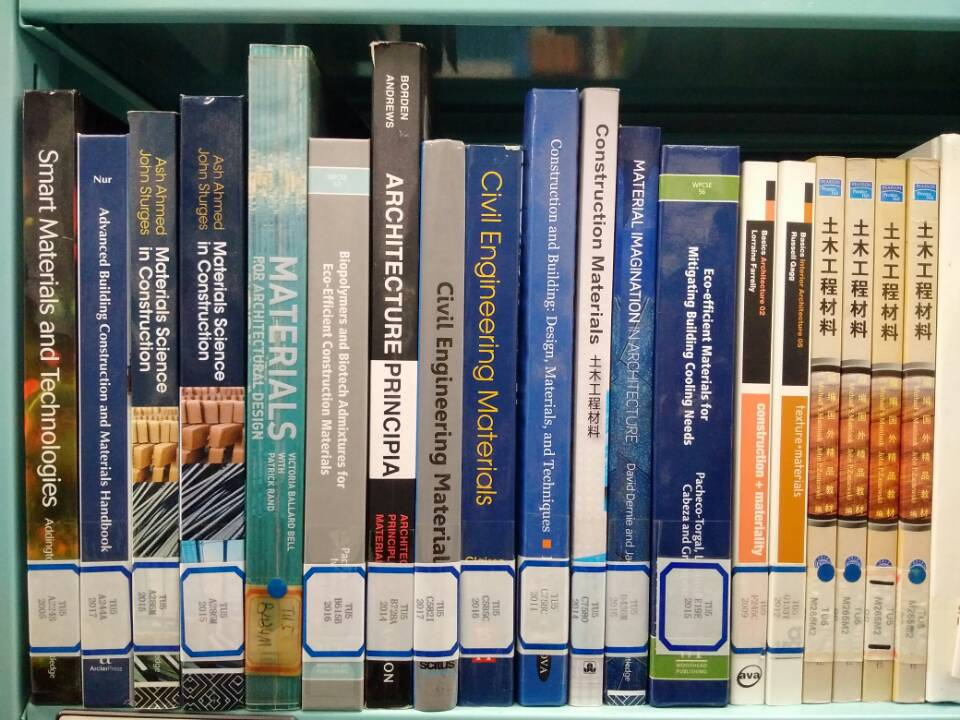
#> input picture image/1.jpg, 960 x 720 px, found by its file name
$ jupyter execute book_seg.ipynb   (older library calls are emulated)
#> lines starting #> are read from the running program, lines starting #| are printed output that depends on the picture; after the words box and inside, x2 and y2 are one past the last pixel; in counts of white or black regions, pixels touching at a corner belong together
## Morphological reconstruction

[cell 1]
import cv2
import numpy as np

def morph_recons(resized_img,width,height):

    kernel = np.ones((8,8),np.uint8)
    erosion = cv2.erode(resized_img,kernel,iterations = 1)

    return erosion

# l0 gradient minimization

[cell 2]
import numpy as np
from scipy.fftpack import fft, ifft, fft2, ifft2, fftshift, ifftshift
import matplotlib.pyplot as plt

import sys
import os
import argparse
from skimage import io
import skimage.data
import skimage.transform
import skimage.color
from PIL import Image
import scipy.misc
import matplotlib

[cell 3]
def get_configuration(filename,add_arguments_func=None):
    lmd=0.02
    beta_max=1.0e5
    beta_rate=2.0
    resized=450

    img = io.imread(filename)

    # resize
    size = resized
    print(f"img.shape:{img.shape}")
    org_h, org_w = img.shape[:2]
    if org_h < org_w:
        w, h = (size, size*org_h/org_w)
    else:
        w, h = (size*org_w/org_h, size)

    w =600
    h = 450
    print(f"{org_w}, {org_h}, {w}, {h}")
    print('{}: {}x{} -> {}x{}'.format(filename, org_w, org_h, w, h))
    img = skimage.transform.resize(img, (int(h), int(w)))

    # access to commonly used arguments
    return img, (lmd, beta_max, beta_rate)

[cell 4]
def clip_img(img):
    return np.clip(img, 0, 1)
def add_noise(img, sigma):
    return  clip_img(img + np.random.randn(*img.shape) * sigma)

[cell 5]
def l0_gradient_minimization_2d(I, lmd, beta_max, beta_rate=2.0, max_iter=30, return_history=False):
    u'''image I can be both 1ch (ndim=2) or D-ch (ndim=D)'''
    S = np.array(I)

    # prepare FFT
    F_I = fft2(S, axes=(0, 1))
    Ny, Nx = S.shape[:2]
    D = S.shape[2] if S.ndim == 3 else 1
    dx, dy = np.zeros((Ny, Nx)), np.zeros((Ny, Nx))
    print(f"{Ny/2}, {Nx/2-1},{Nx/2+1}")
    dx[int(Ny/2), int(Nx/2-1):int(Nx/2+1)] = [-1, 1]
    dy[int(Ny/2-1):int(Ny/2+1), int(Nx/2)] = [-1, 1]
    F_denom = np.abs(fft2(dx))**2.0 + np.abs(fft2(dy))**2.0
    if D > 1: F_denom = np.dstack([F_denom]*D)

    S_history = [S]
    beta = lmd * 2.0
    hp, vp = np.zeros_like(S), np.zeros_like(S)
    for i in range(max_iter):
        # with S, solve for hp and vp in Eq. (12)
        hp, vp = circulant2_dx(S, 1), circulant2_dy(S, 1)
        if D == 1:
            mask = hp**2.0 + vp**2.0 < lmd/beta
        else:
            mask = np.sum(hp**2.0 + vp**2.0, axis=2) < lmd/beta
        hp[mask] = 0.0
        vp[mask] = 0.0

        # with hp and vp, solve for S in Eq. (8)
        hv = circulant2_dx(hp, -1) + circulant2_dy(vp, -1)
        S = np.real(ifft2((F_I + (beta*fft2(hv, axes=(0, 1))))/(1.0 + beta*F_denom), axes=(0, 1)))

        # iteration step
        if return_history:
            S_history.append(np.array(S))
        beta *= beta_rate
        if beta > beta_max: break

    if return_history:
        return S_history

    return S

[cell 6]
# 2D
def circulantshift2_x(xs, h):
    return np.hstack([xs[:, h:], xs[:, :h]] if h > 0 else [xs[:, h:], xs[:, :h]])

def circulantshift2_y(xs, h):
    return np.vstack([xs[h:, :], xs[:h, :]] if h > 0 else [xs[h:, :], xs[:h, :]])

def circulant2_dx(xs, h):
    return (circulantshift2_x(xs, h) - xs)

def circulant2_dy(xs, h):
    return (circulantshift2_y(xs, h) - xs)

[cell 7]
def l0_gradient(img,best_lmd=0.05):
    lmd=0.02
    sigma = 0.06
    beta_max=1.0e5
    beta_rate=2.0
    img_noise = add_noise(img, sigma)
    fig, axs = plt.subplots(2, 3, figsize=(12, 8))
    fig.suptitle((r'$L_0$ Gradient Minimization on 2D Image (noise $\sigma={:.3}$).' + '\n'
        + r'$\beta_{{max}}={:.2e}, \kappa={:.3f}$').format(sigma, beta_max, beta_rate),
        fontsize=16)
    axs[0, 0].imshow(img)
    axs[0, 0].set_title('original')
    axs[0, 1].imshow(img_noise)
    axs[0, 1].set_title('noise')

    denoise_axs = [axs[0, 2], axs[1, 0], axs[1, 1], axs[1, 2]]
    best_res = 0
    for ax, lmd in zip(denoise_axs, [0.002, 0.01, 0.03, best_lmd]):
        print(f"ax:{ax},lmd:{lmd}")
        res = l0_gradient_minimization_2d(img_noise, lmd, beta_max, beta_rate)
        if lmd==best_lmd:
            best_res = res
        ax.imshow(clip_img(res), interpolation='nearest')
        ax.set_title('denoise $\\lambda = %f$' % lmd)
    return clip_img(best_res)

[cell 8]
def line_reduce(lines):
    i = 0
    j = 0
    lines_final = []
    while i < len(lines) - 1:
        if j >= len(lines) - 1:
            break
        j = i + 1
        lines_final.append(lines[i])
        while j < len(lines) - 1:
            if lines[j][0] - lines[i][0] > 10:
                i = j
                break
            else:
                j = j + 1
    return lines_final

def line_sifting(lines_list):
    lines = []
    for rho, theta in lines_list[:]:
        if (theta < (np.pi / 6.0)) or (theta > (11 * np.pi / 6.0)) or ((theta > (5 *np.pi / 6.0)) and (theta < (7 * np.pi / 6.0))):  # 限制与y轴夹角小于30度的线
            lines.append([rho, theta])
    lines.sort()
    lines_final = line_reduce(lines)
    return lines_final

def draw(img, lines):
    new_img = img.copy()
    for rho, theta in lines[:]:
        a = np.cos(theta)
        b = np.sin(theta)
        x0 = a * rho
        y0 = b * rho
        x1 = int(x0 + 1000 * (-b))
        y1 = int(y0 + 1000 * a)
        x2 = int(x0 - 1000 * (-b))
        y2 = int(y0 - 1000 * a)
        cv2.line(new_img, (x1, y1), (x2, y2), (255, 0, 0), 2)
    return new_img

def draw_vertical(img, lines,img_width):
    new_img = img.copy()
    for rho, theta in lines[:]:
        x1 = int(rho)
        x2 = int(rho)
        y1 = 0
        y2 = img_width
        print(len(new_img),x1,x2,y1,y2)
        cv2.line(new_img, (x1, y1), (x2, y2), (255, 0, 0), 2)
    return new_img

[cell 9]
import cv2
import numpy as np

width =600
height = 450
file_name='1.jpg'

img = cv2.imread(file_name,0)
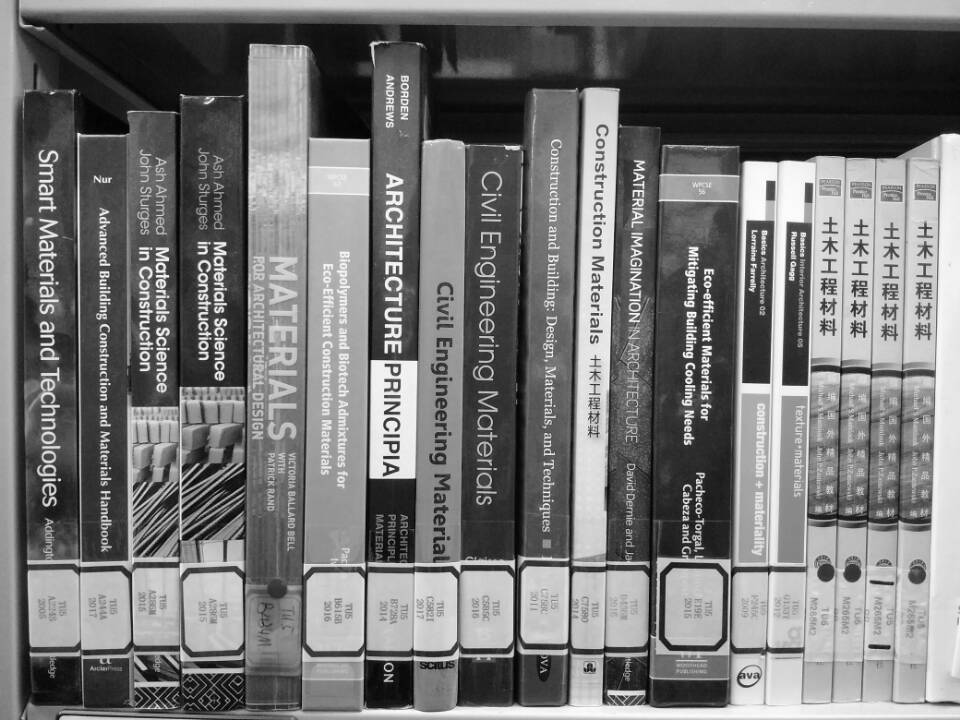
#> img: shape (720, 960); min 0, max 255, mean 117.6
img_resized = cv2.resize(img,(width,height))
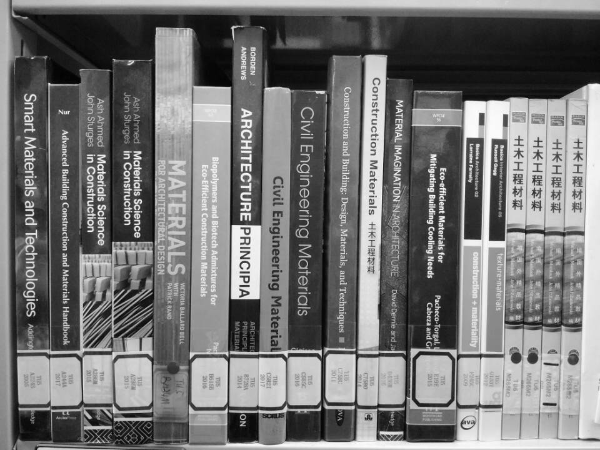
#> img_resized: shape (450, 600); min 0, max 254, mean 117.5
img_morph = morph_recons(img_resized,width=width,height=height)
#> in morph_recons, `erosion = cv2.erode(resized_img,kernel,iterations = 1)`:
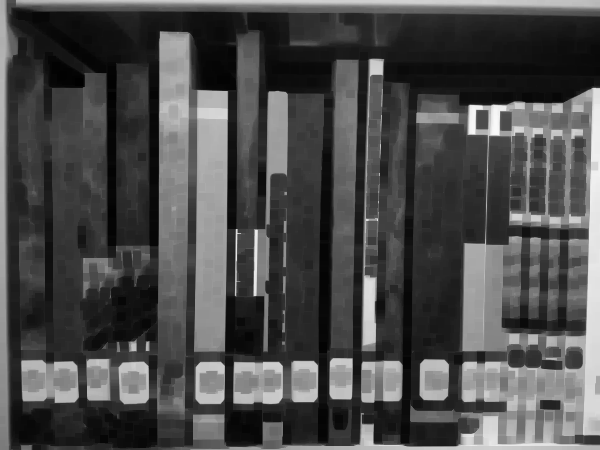
#> erosion: shape (450, 600); min 0, max 249, mean 75.6
img_l0 = l0_gradient(img_morph,best_lmd=0.2)
#> in clip_img, `return np.clip(img, 0, 1)`:
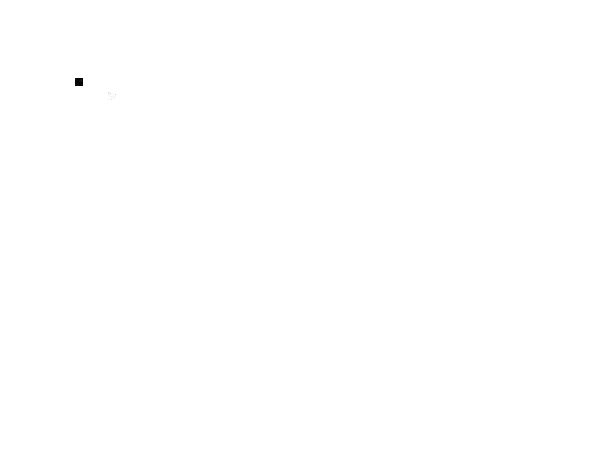
#> returned value: shape (450, 600) float64; min 0, max 1, mean 1
img_blur = cv2.GaussianBlur(img_morph,(3,3),0)
cv2.imshow("test", img_blur)
cv2.waitKey(0)
cv2.destroyAllWindows()

edges = cv2.Canny(img_blur,50,150,apertureSize = 3)
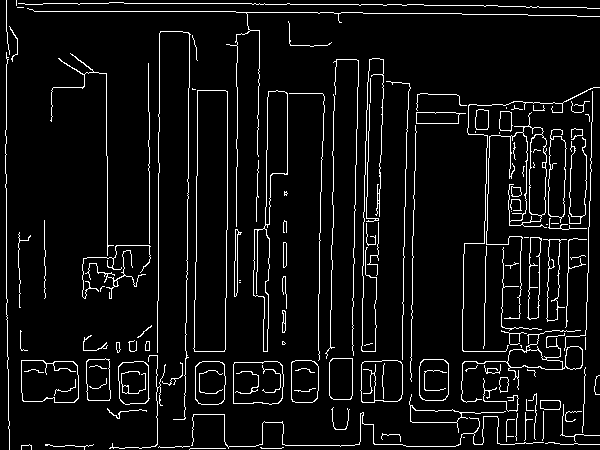
#> edges: shape (450, 600); 6.2% white in thin lines or dots

length_max =160
lines = cv2.HoughLines(edges,1,np.pi/180,length_max)
#> lines = 19 rows, first 8: [6, 0], [191, 0.0175], [408, 0.0175], [3, 1.57], [11, 1.57], [269, 0.0175], [358, 0.0175], [417, 0.0175]
lines1 = lines[:,0,:]
#> lines1 has the same summary as lines
houghlines = line_sifting(lines1)
#> the loop in line_sifting, `for rho, theta in lines_list[:]:` made 19 passes
#> (rho, theta) on passes 1 to 12: (6, 0), (191, 0.0175), (408, 0.0175), (3, 1.57), (11, 1.57), (269, 0.0175), (358, 0.0175), (417, 0.0175), (386, 0.0349), (336, 0.0175), (373, 0.0349), (200, 0.0175)
#> after the loop in line_sifting, `for rho, theta in lines_list[:]:`: lines = [[6, 0], [191, 0.0175], [408, 0.0175], [269, 0.0175], [358, 0.0175], [417, 0.0175], [386, 0.0349], [336, 0.0175], [373, 0.0349], [200, 0.0175], [368, 0.0175], [-1, 3.12], [239, 0.0175], [158, 0], [324, 0.0175]]
#> the loop in line_reduce, `while i < len(lines) - 1:` made 12 passes
#> after the loop in line_reduce, `while i < len(lines) - 1:`: i = 13; lines_final = [[-1, 3.12], [158, 0], [191, 0.0175], [239, 0.0175], [269, 0.0175], [324, 0.0175], [336, 0.0175], [358, 0.0175], [373, 0.0349], [386, 0.0349], [408, 0.0175]]
#> houghlines has the same summary as lines_final in line_reduce

new_img = draw_vertical(img_resized,houghlines,img_width=width)
#> the loop in draw_vertical, `for rho, theta in lines[:]:` made 11 passes
#> (rho, theta, x1, x2) on passes 1 to 11: (-1, 3.12, -1, -1), (158, 0, 158, 158), (191, 0.0175, 191, 191), (239, 0.0175, 239, 239), (269, 0.0175, 269, 269), (324, 0.0175, 324, 324), (336, 0.0175, 336, 336), (358, 0.0175, 358, 358), (373, 0.0349, 373, 373), (386, 0.0349, 386, 386), (408, 0.0175, 408, 408)
#| 450 -1 -1 0 600
#| 450 158 158 0 600
#| 450 191 191 0 600
#| 450 239 239 0 600
#| 450 269 269 0 600
#| 450 324 324 0 600
#| 450 336 336 0 600
#| 450 358 358 0 600
#> (further printed lines are left out)
#> after the loop in draw_vertical, `for rho, theta in lines[:]:`:
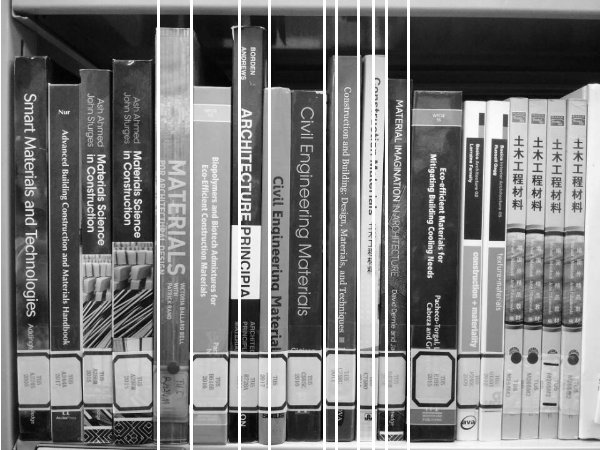
#> new_img: shape (450, 600); 5.17% of pixels changed, all inside (x1, y1, x2, y2) = (0, 0, 410, 450)
cv2.imshow("test", new_img)
cv2.waitKey(0)
cv2.destroyAllWindows()
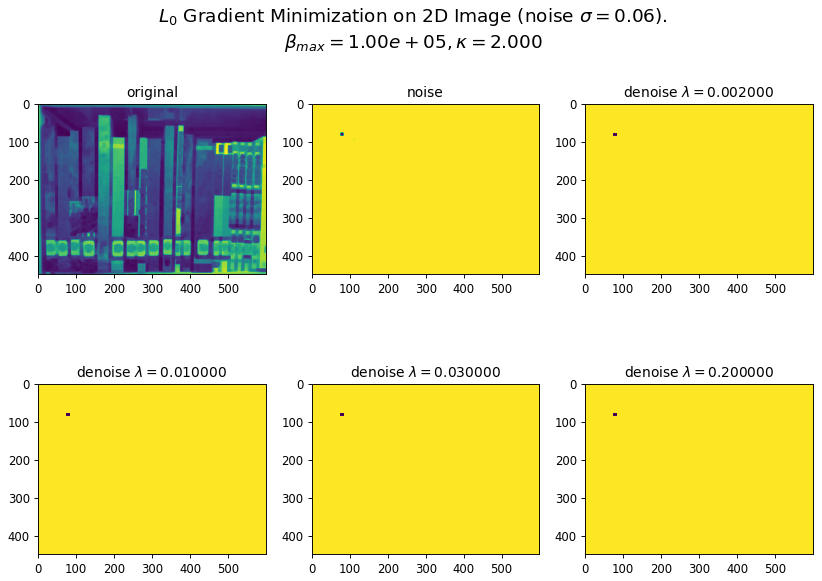
#> figure drawn by matplotlib, 6 panels
